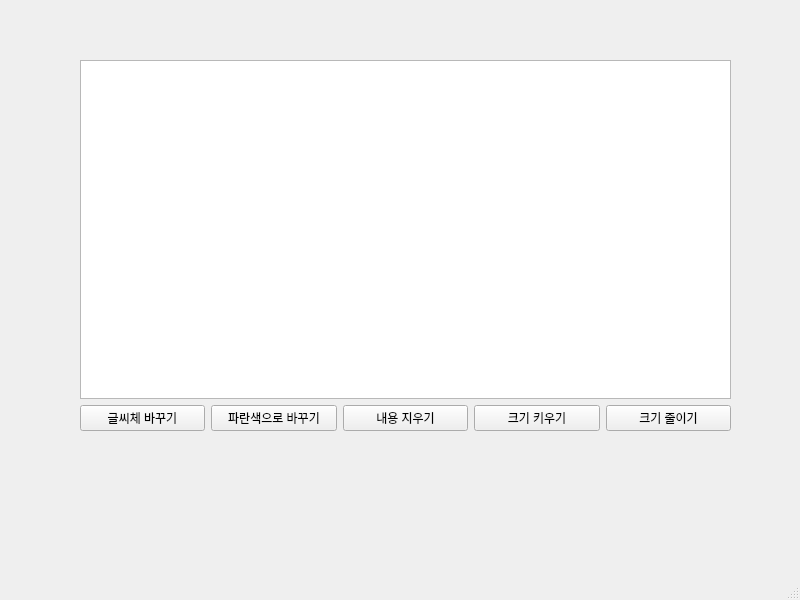
<?xml version="1.0" encoding="UTF-8"?>
<ui version="4.0">
 <class>MainWindow</class>
 <widget class="QMainWindow" name="MainWindow">
  <property name="geometry">
   <rect>
    <x>0</x>
    <y>0</y>
    <width>800</width>
    <height>600</height>
   </rect>
  </property>
  <property name="windowTitle">
   <string>MainWindow</string>
  </property>
  <widget class="QWidget" name="centralwidget">
   <widget class="QWidget" name="verticalLayoutWidget">
    <property name="geometry">
     <rect>
      <x>80</x>
      <y>60</y>
      <width>651</width>
      <height>371</height>
     </rect>
    </property>
    <layout class="QVBoxLayout" name="verticalLayout">
     <item>
      <widget class="QTextEdit" name="textEdit"/>
     </item>
     <item>
      <layout class="QHBoxLayout" name="horizontalLayout">
       <item>
        <widget class="QPushButton" name="button1">
         <property name="text">
          <string>글씨체 바꾸기</string>
         </property>
        </widget>
       </item>
       <item>
        <widget class="QPushButton" name="button2">
         <property name="text">
          <string>파란색으로 바꾸기</string>
         </property>
        </widget>
       </item>
       <item>
        <widget class="QPushButton" name="button3">
         <property name="text">
          <string>내용 지우기</string>
         </property>
        </widget>
       </item>
       <item>
        <widget class="QPushButton" name="button4">
         <property name="text">
          <string>크기 키우기</string>
         </property>
        </widget>
       </item>
       <item>
        <widget class="QPushButton" name="button5">
         <property name="text">
          <string>크기 줄이기</string>
         </property>
        </widget>
       </item>
      </layout>
     </item>
    </layout>
   </widget>
  </widget>
  <widget class="QMenuBar" name="menubar">
   <property name="geometry">
    <rect>
     <x>0</x>
     <y>0</y>
     <width>800</width>
     <height>24</height>
    </rect>
   </property>
  </widget>
  <widget class="QStatusBar" name="statusbar"/>
 </widget>
 <resources/>
 <connections/>
</ui>
